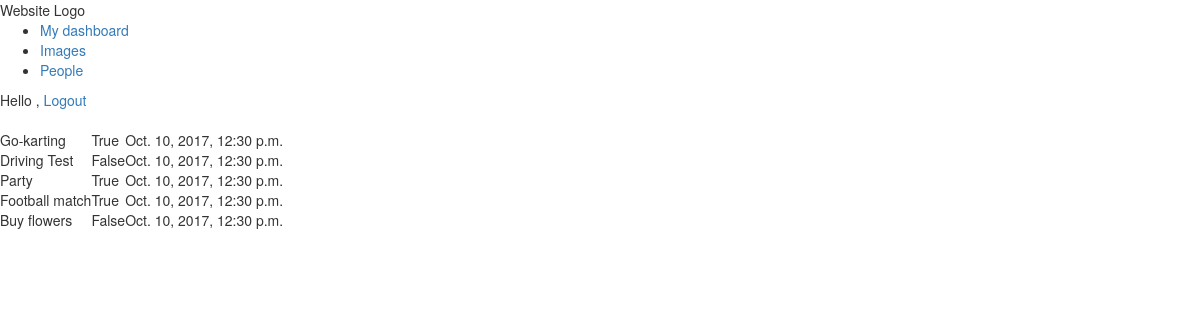
/appointments/ (signed in), run on the app's committed database.
### apps/appointments/models.py (models this page shows, shortened)
class Appointment(models.Model):
	user = models.ForeignKey('auth.User')
	name = models.CharField(max_length=255)
	task = models.CharField(max_length=255)
	datetime = models.DateTimeField(auto_now=False, auto_now_add=False)
	status = models.BooleanField()
	created = models.DateTimeField(auto_now=True, auto_now_add=False)
	updated = models.DateTimeField(auto_now=True, auto_now_add=False)

### apps/appointments/views.py (the view)
@login_required
def index(request):
	today = now().today()
	today_appointments = Appointment.objects.filter(user=request.user, datetime__year=today.year, datetime__month=today.month, datetime__day=today.day)
	tomorrow_appointments = Appointment.objects.filter(user=request.user).exclude(datetime__year=today.year, datetime__month=today.month, datetime__day=today.day)
	return render(request, "appointments/index.html", {
		'today_appointments':today_appointments,
		'tomorrow_appointments':tomorrow_appointments,
		'current_date':now()})

### apps/appointments/templates/appointments/index.html (shortened to what this page needs)
{% extends "base.html" %}
{% block content %}
 <br>
 	<table>
 	{% for appointment in tomorrow_appointments %}
 <tr>
 <td>{{appointment.task}} </td>
 <td>{{appointment.status}}</td>
 <td>{{appointment.datetime}}</td>
 </tr>
 {% endfor %}
 </table>
{% endblock %}

### apps/account/templates/base.html (shortened to what this page needs)
{% load staticfiles %}
<!DOCTYPE html>
<html>
	<head>
		<link href="{% static "css/base.css" %}" rel="stylesheet">
		<link rel="stylesheet" href="//maxcdn.bootstrapcdn.com/bootstrap/3.2.0/css/bootstrap.min.css">
		<link rel="stylesheet" href="//maxcdn.bootstrapcdn.com/bootstrap/3.2.0/css/bootstrap-theme.min.css">
	</head>
	<body>
		<div id="header">
			<span class="logo">Website Logo</span>
			{% if request.user.is_authenticated %}
				<ul class="menu">
					<li {% if section == "dashboard" %}class="seleted"{% endif %}>
						<a href="% url "dashboard" %}">My dashboard</a>
					</li>
					<li {% if section == "images" %}class="selected"{% endif %}>
					<a href="#"> Images</a>
					</li>
					<li {% if section == "people" %}class="selected"{% endif %}>
					<a href="#">People</a>
					</li>
				</ul>
			{% endif %}
			<span class="user">
			{% if request.user.is_authenticated %}
				Hello {{ request.user.first_name }},
				<a href="{% url "logout" %}">Logout</a>
			{% else %}
				<a href="{% url "login" %}">Log-in</a>
			{% endif %}
			</span>
		</div>
		<div id="content">
			{% block content %}
			{% endblock %}
		</div>
		</body>
		</html>

### data on the page
Appointment: task "Go-karting", status "True", datetime "Oct. 10, 2017, 12:30 p.m."
Appointment: task "Driving Test", status "False", datetime "Oct. 10, 2017, 12:30 p.m."
Appointment: task "Party", status "True", datetime "Oct. 10, 2017, 12:30 p.m."
Appointment: task "Football match", status "True", datetime "Oct. 10, 2017, 12:30 p.m."
Appointment: task "Buy flowers", status "False", datetime "Oct. 10, 2017, 12:30 p.m."
